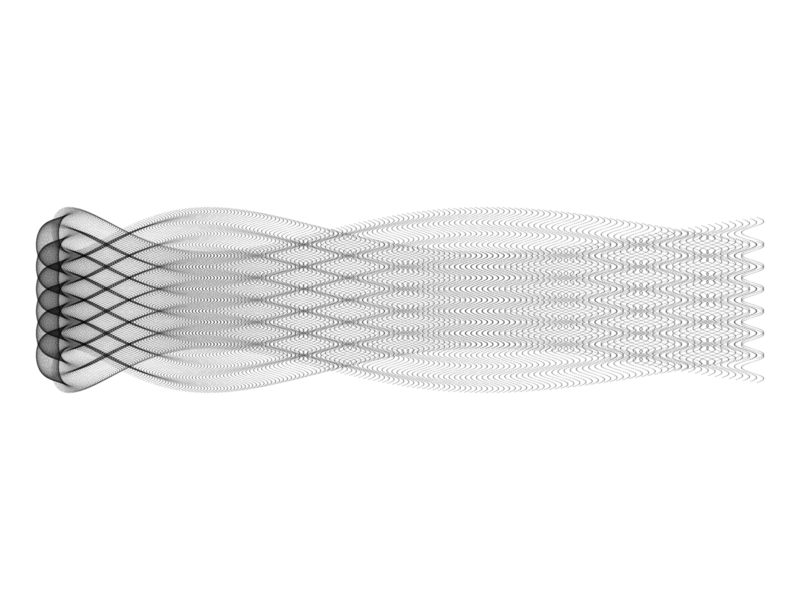

Reproduce this figure in R.
library(tidyverse)
jellyfish <- seq(from=-10, to=10, by = 0.05) %>%
  expand.grid(x=., y=.) %>%
  ggplot(aes(x=(x^2+pi*cos(y)^2), y=(y+pi*sin(x)))) +
  geom_point(alpha=.05, shape=20, size=0)+
  theme_void()+coord_fixed()

ggsave(jellyfish, filename="C://Users/aless/Desktop/jellyfish.png", dpi=500, type = "cairo",width = 8)
